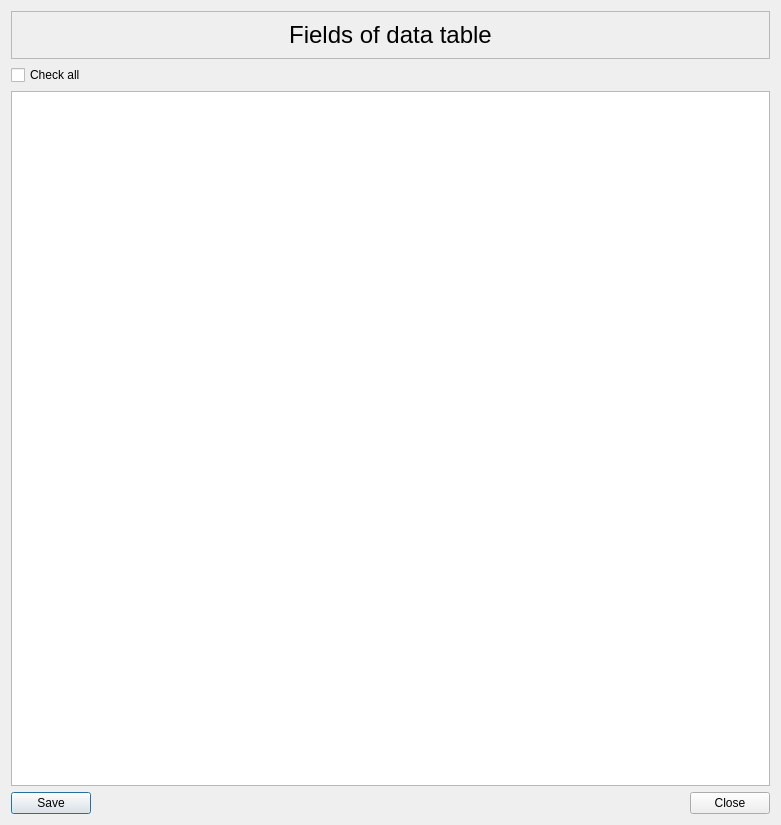
<?xml version="1.0" encoding="UTF-8"?>
<ui version="4.0">
 <class>TableDialog</class>
 <widget class="QDialog" name="TableDialog">
  <property name="geometry">
   <rect>
    <x>0</x>
    <y>0</y>
    <width>781</width>
    <height>825</height>
   </rect>
  </property>
  <property name="windowTitle">
   <string>Dialog</string>
  </property>
  <layout class="QGridLayout" name="gridLayout_2">
   <item row="3" column="0">
    <widget class="QPushButton" name="pushButtonSave">
     <property name="text">
      <string>Save</string>
     </property>
     <property name="default">
      <bool>true</bool>
     </property>
    </widget>
   </item>
   <item row="0" column="0" colspan="3">
    <widget class="QFrame" name="frame">
     <property name="frameShape">
      <enum>QFrame::StyledPanel</enum>
     </property>
     <property name="frameShadow">
      <enum>QFrame::Raised</enum>
     </property>
     <layout class="QGridLayout" name="gridLayout">
      <item row="0" column="0">
       <widget class="QLabel" name="label">
        <property name="font">
         <font>
          <pointsize>18</pointsize>
         </font>
        </property>
        <property name="text">
         <string>Fields of data table</string>
        </property>
        <property name="alignment">
         <set>Qt::AlignCenter</set>
        </property>
       </widget>
      </item>
     </layout>
    </widget>
   </item>
   <item row="3" column="1">
    <spacer name="horizontalSpacer">
     <property name="orientation">
      <enum>Qt::Horizontal</enum>
     </property>
     <property name="sizeHint" stdset="0">
      <size>
       <width>591</width>
       <height>20</height>
      </size>
     </property>
    </spacer>
   </item>
   <item row="2" column="0" colspan="3">
    <widget class="QTableWidget" name="tableWidget"/>
   </item>
   <item row="3" column="2">
    <widget class="QPushButton" name="pushButtonClose">
     <property name="text">
      <string>Close</string>
     </property>
    </widget>
   </item>
   <item row="1" column="0">
    <widget class="QCheckBox" name="checkBoxAll">
     <property name="text">
      <string>Check all</string>
     </property>
    </widget>
   </item>
  </layout>
 </widget>
 <resources/>
 <connections/>
</ui>
